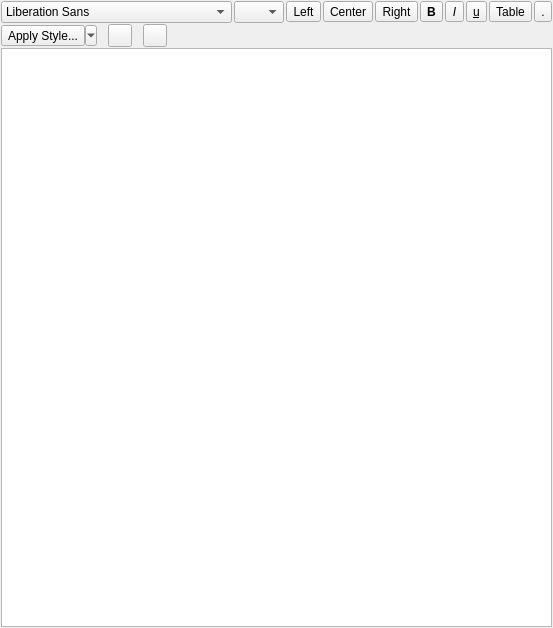
<?xml version="1.0" encoding="UTF-8"?>
<ui version="4.0">
 <class>RichTextEditWidget</class>
 <widget class="QWidget" name="RichTextEditWidget">
  <property name="geometry">
   <rect>
    <x>0</x>
    <y>0</y>
    <width>474</width>
    <height>628</height>
   </rect>
  </property>
  <property name="windowTitle">
   <string>Form</string>
  </property>
  <layout class="QVBoxLayout" name="verticalLayout">
   <property name="spacing">
    <number>1</number>
   </property>
   <property name="leftMargin">
    <number>1</number>
   </property>
   <property name="topMargin">
    <number>1</number>
   </property>
   <property name="rightMargin">
    <number>1</number>
   </property>
   <property name="bottomMargin">
    <number>1</number>
   </property>
   <item>
    <layout class="QHBoxLayout" name="horizontalLayout_2">
     <property name="spacing">
      <number>2</number>
     </property>
     <item>
      <widget class="QFontComboBox" name="fontCombo">
       <property name="toolTip">
        <string>Font</string>
       </property>
       <property name="editable">
        <bool>false</bool>
       </property>
      </widget>
     </item>
     <item>
      <widget class="QComboBox" name="sizeCombo">
       <property name="sizePolicy">
        <sizepolicy hsizetype="Fixed" vsizetype="Fixed">
         <horstretch>0</horstretch>
         <verstretch>0</verstretch>
        </sizepolicy>
       </property>
       <property name="minimumSize">
        <size>
         <width>50</width>
         <height>0</height>
        </size>
       </property>
       <property name="maximumSize">
        <size>
         <width>40</width>
         <height>16777215</height>
        </size>
       </property>
       <property name="toolTip">
        <string>Font Size</string>
       </property>
      </widget>
     </item>
     <item>
      <widget class="QToolButton" name="leftAlignButton">
       <property name="toolTip">
        <string>Left Alignment</string>
       </property>
       <property name="text">
        <string>Left</string>
       </property>
       <property name="icon">
        <iconset>
         <normaloff>:/PyLogBook/Resources/Left.png</normaloff>:/PyLogBook/Resources/Left.png</iconset>
       </property>
       <property name="iconSize">
        <size>
         <width>16</width>
         <height>16</height>
        </size>
       </property>
       <property name="checkable">
        <bool>true</bool>
       </property>
       <property name="autoExclusive">
        <bool>true</bool>
       </property>
      </widget>
     </item>
     <item>
      <widget class="QToolButton" name="centerAlignButton">
       <property name="toolTip">
        <string>Center Alignment</string>
       </property>
       <property name="text">
        <string>Center</string>
       </property>
       <property name="icon">
        <iconset>
         <normaloff>:/PyLogBook/Resources/Center.png</normaloff>:/PyLogBook/Resources/Center.png</iconset>
       </property>
       <property name="iconSize">
        <size>
         <width>16</width>
         <height>16</height>
        </size>
       </property>
       <property name="checkable">
        <bool>true</bool>
       </property>
       <property name="autoExclusive">
        <bool>true</bool>
       </property>
      </widget>
     </item>
     <item>
      <widget class="QToolButton" name="rightAlignButton">
       <property name="toolTip">
        <string>Right Alignment</string>
       </property>
       <property name="text">
        <string>Right</string>
       </property>
       <property name="icon">
        <iconset>
         <normaloff>:/PyLogBook/Resources/Right.png</normaloff>:/PyLogBook/Resources/Right.png</iconset>
       </property>
       <property name="iconSize">
        <size>
         <width>16</width>
         <height>16</height>
        </size>
       </property>
       <property name="checkable">
        <bool>true</bool>
       </property>
       <property name="autoExclusive">
        <bool>true</bool>
       </property>
      </widget>
     </item>
     <item>
      <widget class="QToolButton" name="boldButton">
       <property name="font">
        <font>
         <bold>true</bold>
        </font>
       </property>
       <property name="toolTip">
        <string>Bold</string>
       </property>
       <property name="text">
        <string>B</string>
       </property>
       <property name="icon">
        <iconset>
         <normaloff>:/PyLogBook/Resources/Bold.png</normaloff>:/PyLogBook/Resources/Bold.png</iconset>
       </property>
       <property name="iconSize">
        <size>
         <width>16</width>
         <height>16</height>
        </size>
       </property>
       <property name="checkable">
        <bool>true</bool>
       </property>
      </widget>
     </item>
     <item>
      <widget class="QToolButton" name="italicButton">
       <property name="font">
        <font>
         <italic>true</italic>
        </font>
       </property>
       <property name="toolTip">
        <string>Italic</string>
       </property>
       <property name="text">
        <string>I</string>
       </property>
       <property name="icon">
        <iconset>
         <normaloff>:/PyLogBook/Resources/Italic.png</normaloff>:/PyLogBook/Resources/Italic.png</iconset>
       </property>
       <property name="checkable">
        <bool>true</bool>
       </property>
      </widget>
     </item>
     <item>
      <widget class="QToolButton" name="underlineButton">
       <property name="font">
        <font>
         <underline>true</underline>
        </font>
       </property>
       <property name="toolTip">
        <string>Underline</string>
       </property>
       <property name="text">
        <string>u</string>
       </property>
       <property name="icon">
        <iconset>
         <normaloff>:/PyLogBook/Resources/Underline.png</normaloff>:/PyLogBook/Resources/Underline.png</iconset>
       </property>
       <property name="checkable">
        <bool>true</bool>
       </property>
      </widget>
     </item>
     <item>
      <widget class="QToolButton" name="bulletTableInsertButton">
       <property name="toolTip">
        <string>Bulleted Table</string>
       </property>
       <property name="text">
        <string>Table</string>
       </property>
       <property name="icon">
        <iconset>
         <normaloff>:/PyLogBook/Resources/Bullet Table.png</normaloff>:/PyLogBook/Resources/Bullet Table.png</iconset>
       </property>
      </widget>
     </item>
     <item>
      <widget class="QToolButton" name="numberTableInsertButton">
       <property name="toolTip">
        <string>Numbered Table</string>
       </property>
       <property name="text">
        <string>.</string>
       </property>
       <property name="icon">
        <iconset>
         <normaloff>:/PyLogBook/Resources/Number Table.png</normaloff>:/PyLogBook/Resources/Number Table.png</iconset>
       </property>
      </widget>
     </item>
    </layout>
   </item>
   <item>
    <layout class="QHBoxLayout" name="horizontalLayout">
     <item>
      <widget class="QToolButton" name="styleButton">
       <property name="toolTip">
        <string>Style</string>
       </property>
       <property name="text">
        <string>Apply Style...</string>
       </property>
       <property name="popupMode">
        <enum>QToolButton::ToolButtonPopupMode::MenuButtonPopup</enum>
       </property>
      </widget>
     </item>
     <item>
      <spacer name="horizontalSpacer_2">
       <property name="orientation">
        <enum>Qt::Orientation::Horizontal</enum>
       </property>
       <property name="sizeType">
        <enum>QSizePolicy::Policy::Fixed</enum>
       </property>
       <property name="sizeHint" stdset="0">
        <size>
         <width>10</width>
         <height>20</height>
        </size>
       </property>
      </spacer>
     </item>
     <item>
      <widget class="CColorButton" name="textColorButton">
       <property name="toolTip">
        <string>Text (Foreground) Color</string>
       </property>
       <property name="text">
        <string/>
       </property>
       <property name="icon">
        <iconset>
         <normaloff>:/PyLogBook/Resources/Text Foreground.png</normaloff>:/PyLogBook/Resources/Text Foreground.png</iconset>
       </property>
       <property name="iconSize">
        <size>
         <width>16</width>
         <height>16</height>
        </size>
       </property>
      </widget>
     </item>
     <item>
      <spacer name="horizontalSpacer_3">
       <property name="orientation">
        <enum>Qt::Orientation::Horizontal</enum>
       </property>
       <property name="sizeType">
        <enum>QSizePolicy::Policy::Fixed</enum>
       </property>
       <property name="sizeHint" stdset="0">
        <size>
         <width>10</width>
         <height>20</height>
        </size>
       </property>
      </spacer>
     </item>
     <item>
      <widget class="CColorButton" name="textBackgroundButton">
       <property name="toolTip">
        <string>Background Color</string>
       </property>
       <property name="text">
        <string/>
       </property>
       <property name="icon">
        <iconset>
         <normaloff>:/PyLogBook/Resources/Text Background.png</normaloff>:/PyLogBook/Resources/Text Background.png</iconset>
       </property>
       <property name="iconSize">
        <size>
         <width>16</width>
         <height>16</height>
        </size>
       </property>
      </widget>
     </item>
     <item>
      <spacer name="horizontalSpacer">
       <property name="orientation">
        <enum>Qt::Orientation::Horizontal</enum>
       </property>
       <property name="sizeHint" stdset="0">
        <size>
         <width>40</width>
         <height>20</height>
        </size>
       </property>
      </spacer>
     </item>
    </layout>
   </item>
   <item>
    <widget class="QTextEdit" name="textEdit"/>
   </item>
  </layout>
 </widget>
 <customwidgets>
  <customwidget>
   <class>CColorButton</class>
   <extends>QToolButton</extends>
   <header>ColorButton.h</header>
  </customwidget>
 </customwidgets>
 <resources>
  <include location="PyLogBook.qrc"/>
 </resources>
 <connections/>
</ui>
